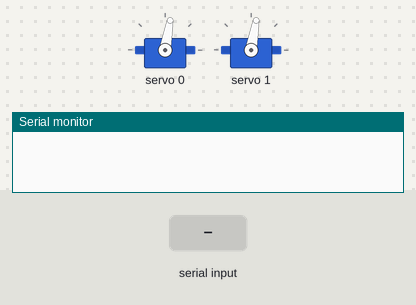
Bench run of a sketch on a simulated Arduino Uno, built with avr-gcc and run on an emulated ATmega328P. On the bench: 2 × servo, the last lines printed to the serial monitor. The test bench sets the inputs (shaded band).

Above: at 0.1 s.
At 3.2 s:
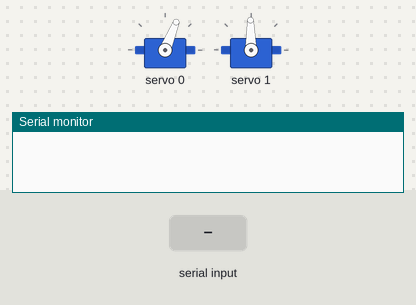
3.3 s: "1" received over the second serial link
At 12.4 s:
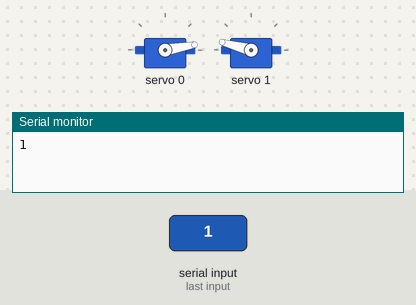
Timing chart, 0 to 13.9 s (numbered marks = the images above; inputs shaded):
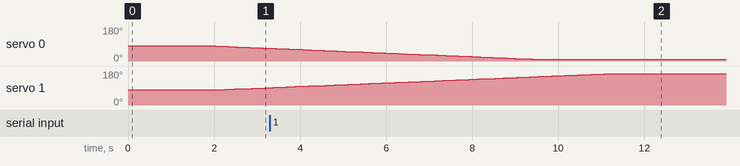

The sketch:

ant-aim.ino
```cpp
#include <Servo.h>
#include <Wire.h>
#include <Adafruit_PWMServoDriver.h>
#include "comms.h"
#include "vector.h"
#include <SoftwareSerial.h>

#define SPEED 1
#define MOVE_RATE 50 //ms
#define RECV_RATE 20 //ms
// Coordinates must be in radians for formulas to work
#define DEFAULT_COORDS {37.174242 * PI/180, -3.600380 * PI/180, 3.0}
#define DEFAULT_BASE_COORDS {37.165646 * PI/180, -3.597890 * PI/180, 3.0}

Adafruit_PWMServoDriver pwm = Adafruit_PWMServoDriver();

#define SERVOMIN  100 // This is the 'minimum' pulse length count (out of 4096)
#define SERVOMAX  460 // This is the 'maximum' pulse length count (out of 4096)
#define SERVO_FREQ 50 // Analog servos run at ~50 Hz updates

SoftwareSerial ss(2,3);

int lastAngle[] = {90, 90};

void moveServo(int servo, int angle){
  if(angle > lastAngle[servo]) lastAngle[servo]++;
  else if(angle < lastAngle[servo]) lastAngle[servo]--;
  angle = map(lastAngle[servo], 0, 180, SERVOMIN, SERVOMAX);
  pwm.setPWM(servo, 0, angle);
}

void loopSlowly(int servo, int angle) {
  while(true){
    static unsigned long nextMove = millis();
    if(nextMove <= millis()){
      moveServo(servo, angle);
      if(lastAngle[servo] == angle) {
        break;
      }
      nextMove = millis() + MOVE_RATE;
    }
  }
}

void setup() {
  Serial.begin(9600);
  ss.begin(9600);
  ss.setTimeout(500);
  pwm.begin();

  pwm.setOscillatorFrequency(27000000);
  pwm.setPWMFreq(SERVO_FREQ);
  delay(10);

  moveServo(0, 90);
  delay(10);
  moveServo(1, 90);
  delay(2000);
}

void loop() {
  // Auto-aim
  const static vec3 base = DEFAULT_BASE_COORDS;
  static vec3 dest = DEFAULT_COORDS;

  comms_recv(&dest);


  static unsigned long nextMove = millis();

  if(nextMove <= millis()) {
    float dlat = dest.x - base.x;
    float dlon = dest.y - base.y;
    float dhei = dest.z - base.z;

    static bool whichServo = false;
    static bool inverted = false;
    if(whichServo == false) {
      // We move servoX
      float yaw = atan2(dlon, dlat) * 180/PI;
      inverted = false;
      if(yaw < 0){
        yaw *= -1 /*180 + yaw*/;
        inverted = true;
      }

      //yaw = map(yaw, -180, 180, 0, 180);

      moveServo(0, yaw);
      whichServo = true;
    }
    else {
      // We move servoY

      float forward = pow(sin(dlat / 2), 2) + cos(base.x) * cos(dest.x) * pow(sin(dlon / 2), 2);
      forward = 2 * asin(sqrt(forward));

      // Radius of Earth in Kilometers
      float R = 6371;

      // Calculate the result
      forward = forward * R * 1000;
      float pitch = atan2(dhei, forward) * 180/PI;

      if(inverted){
        pitch = 180 - pitch;
      }

      moveServo(1, pitch);
      whichServo = false;
    }
    nextMove = millis() + MOVE_RATE;
  }
}
```

comms.cpp
```cpp
#include "comms.h"

static uint32_t crc32(const uint8_t data[], size_t data_length) {
	uint32_t crc32 = 0xFFFFFFFFu;

	for (size_t i = 0; i < data_length; i++) {
		const uint32_t lookupIndex = (crc32 ^ data[i]) & 0xff;
		crc32 = (crc32 >> 8) ^ crc_table[lookupIndex];  // CRCTable is an array of 256 32-bit constants
	}

	// Finalize the CRC-32 value by inverting all the bits
	crc32 ^= 0xFFFFFFFFu;
	return crc32;
}

float ReverseFloat(float value) {
    union {
    float f;
    uint32_t i;
  } f32_u8 = {.f = value};

  f32_u8.i = __builtin_bswap32(f32_u8.i);

  return f32_u8.f;
}

inline float BigEndianFloat(float value) {
#if __BYTE_ORDER__ == __ORDER_LITTLE_ENDIAN__
  return ReverseFloat(value);
#elif __BYTE_ORDER__ == __ORDER_BIG_ENDIAN__
  return value;
#else
# error Unsupported endianness
#endif
}

void rev_float(float *value) {
    union {
        float f;
        uint32_t i;
    } f32_u32 = {.f = *value};

    f32_u32.i = __builtin_bswap32(f32_u32.i);
}

extern SoftwareSerial ss;

// Reads from Serial while echoing
size_t echo(uint8_t *buffer, int length) {
  size_t result = ss.readBytes(buffer, length);
  Serial.write(buffer, result);
  return result;
}

// Returns true if there's a new packet
bool comms_recv(vec3 *pos) {
    uint8_t packet[20];
    if(ss.available()){
        if(echo(packet, 1) < 1) return false;
        if(packet[0] == 0x16) {
            const uint8_t data_size = 13;
            if(echo(packet + 1, 3) < 3) return false;
            if(packet[1] == data_size){
              if(packet[3] != 0x01 && packet[3] != 0x03) return false;

              if(echo(packet + 4, 12) < 12) return false;

              // We have to read the checksum before writing to pos
              if(echo(packet + 16, 4) < 4) return false;
              uint32_t checksum =
                      ( ((uint32_t) packet[16]) << 24) +
                      ( ((uint32_t) packet[17]) << 16) +
                      (packet[18] << 8) +
                      packet[19];

              if(crc32(packet + 3, 13) == checksum) {
                if(packet[3] == 0x01) {
                  float longitude, latitude;
                  memcpy(&longitude, &packet[4], 4);
                  memcpy(&latitude, &packet[8], 4);

                  float bige_lon = BigEndianFloat(longitude);
                  float bige_lat = BigEndianFloat(latitude);
                  bige_lon *= PI/180;
                  bige_lat *= PI/180;

                  pos->x = bige_lon;
                  pos->y = bige_lat;
                } else if(packet[3] == 0x03) {
                  float pressure;
                  memcpy(&pressure, &packet[12], 4);
                  float bige_pre = BigEndianFloat(pressure);
                  pos->z = 44330 * (1- pow(bige_pre/101325, 1/5.255));
                  //Serial.println(44330 * (1- pow(bige_pre/101325, 1/5.255)));
                }

                return true;
              }
            }
        }
    }
    return false;
}
```

comms.h
```cpp
#pragma once
#include <Arduino.h>
#include <SoftwareSerial.h>
#include "vector.h"
#include <inttypes.h>
#include <string.h>

static const uint32_t crc_table[256] = {
  0x0, 0x77073096, 0xee0e612c, 0x990951ba,
  0x76dc419, 0x706af48f, 0xe963a535, 0x9e6495a3,
  0xedb8832, 0x79dcb8a4, 0xe0d5e91e, 0x97d2d988,
  0x9b64c2b, 0x7eb17cbd, 0xe7b82d07, 0x90bf1d91,
  0x1db71064, 0x6ab020f2, 0xf3b97148, 0x84be41de,
  0x1adad47d, 0x6ddde4eb, 0xf4d4b551, 0x83d385c7,
  0x136c9856, 0x646ba8c0, 0xfd62f97a, 0x8a65c9ec,
  0x14015c4f, 0x63066cd9, 0xfa0f3d63, 0x8d080df5,
  0x3b6e20c8, 0x4c69105e, 0xd56041e4, 0xa2677172,
  0x3c03e4d1, 0x4b04d447, 0xd20d85fd, 0xa50ab56b,
  0x35b5a8fa, 0x42b2986c, 0xdbbbc9d6, 0xacbcf940,
  0x32d86ce3, 0x45df5c75, 0xdcd60dcf, 0xabd13d59,
  0x26d930ac, 0x51de003a, 0xc8d75180, 0xbfd06116,
  0x21b4f4b5, 0x56b3c423, 0xcfba9599, 0xb8bda50f,
  0x2802b89e, 0x5f058808, 0xc60cd9b2, 0xb10be924,
  0x2f6f7c87, 0x58684c11, 0xc1611dab, 0xb6662d3d,
  0x76dc4190, 0x1db7106, 0x98d220bc, 0xefd5102a,
  0x71b18589, 0x6b6b51f, 0x9fbfe4a5, 0xe8b8d433,
  0x7807c9a2, 0xf00f934, 0x9609a88e, 0xe10e9818,
  0x7f6a0dbb, 0x86d3d2d, 0x91646c97, 0xe6635c01,
  0x6b6b51f4, 0x1c6c6162, 0x856530d8, 0xf262004e,
  0x6c0695ed, 0x1b01a57b, 0x8208f4c1, 0xf50fc457,
  0x65b0d9c6, 0x12b7e950, 0x8bbeb8ea, 0xfcb9887c,
  0x62dd1ddf, 0x15da2d49, 0x8cd37cf3, 0xfbd44c65,
  0x4db26158, 0x3ab551ce, 0xa3bc0074, 0xd4bb30e2,
  0x4adfa541, 0x3dd895d7, 0xa4d1c46d, 0xd3d6f4fb,
  0x4369e96a, 0x346ed9fc, 0xad678846, 0xda60b8d0,
  0x44042d73, 0x33031de5, 0xaa0a4c5f, 0xdd0d7cc9,
  0x5005713c, 0x270241aa, 0xbe0b1010, 0xc90c2086,
  0x5768b525, 0x206f85b3, 0xb966d409, 0xce61e49f,
  0x5edef90e, 0x29d9c998, 0xb0d09822, 0xc7d7a8b4,
  0x59b33d17, 0x2eb40d81, 0xb7bd5c3b, 0xc0ba6cad,
  0xedb88320, 0x9abfb3b6, 0x3b6e20c, 0x74b1d29a,
  0xead54739, 0x9dd277af, 0x4db2615, 0x73dc1683,
  0xe3630b12, 0x94643b84, 0xd6d6a3e, 0x7a6a5aa8,
  0xe40ecf0b, 0x9309ff9d, 0xa00ae27, 0x7d079eb1,
  0xf00f9344, 0x8708a3d2, 0x1e01f268, 0x6906c2fe,
  0xf762575d, 0x806567cb, 0x196c3671, 0x6e6b06e7,
  0xfed41b76, 0x89d32be0, 0x10da7a5a, 0x67dd4acc,
  0xf9b9df6f, 0x8ebeeff9, 0x17b7be43, 0x60b08ed5,
  0xd6d6a3e8, 0xa1d1937e, 0x38d8c2c4, 0x4fdff252,
  0xd1bb67f1, 0xa6bc5767, 0x3fb506dd, 0x48b2364b,
  0xd80d2bda, 0xaf0a1b4c, 0x36034af6, 0x41047a60,
  0xdf60efc3, 0xa867df55, 0x316e8eef, 0x4669be79,
  0xcb61b38c, 0xbc66831a, 0x256fd2a0, 0x5268e236,
  0xcc0c7795, 0xbb0b4703, 0x220216b9, 0x5505262f,
  0xc5ba3bbe, 0xb2bd0b28, 0x2bb45a92, 0x5cb36a04,
  0xc2d7ffa7, 0xb5d0cf31, 0x2cd99e8b, 0x5bdeae1d,
  0x9b64c2b0, 0xec63f226, 0x756aa39c, 0x26d930a,
  0x9c0906a9, 0xeb0e363f, 0x72076785, 0x5005713,
  0x95bf4a82, 0xe2b87a14, 0x7bb12bae, 0xcb61b38,
  0x92d28e9b, 0xe5d5be0d, 0x7cdcefb7, 0xbdbdf21,
  0x86d3d2d4, 0xf1d4e242, 0x68ddb3f8, 0x1fda836e,
  0x81be16cd, 0xf6b9265b, 0x6fb077e1, 0x18b74777,
  0x88085ae6, 0xff0f6a70, 0x66063bca, 0x11010b5c,
  0x8f659eff, 0xf862ae69, 0x616bffd3, 0x166ccf45,
  0xa00ae278, 0xd70dd2ee, 0x4e048354, 0x3903b3c2,
  0xa7672661, 0xd06016f7, 0x4969474d, 0x3e6e77db,
  0xaed16a4a, 0xd9d65adc, 0x40df0b66, 0x37d83bf0,
  0xa9bcae53, 0xdebb9ec5, 0x47b2cf7f, 0x30b5ffe9,
  0xbdbdf21c, 0xcabac28a, 0x53b39330, 0x24b4a3a6,
  0xbad03605, 0xcdd70693, 0x54de5729, 0x23d967bf,
  0xb3667a2e, 0xc4614ab8, 0x5d681b02, 0x2a6f2b94,
  0xb40bbe37, 0xc30c8ea1, 0x5a05df1b, 0x2d02ef8d
};

bool comms_recv(vec3 *pos);
```

vector.h
```cpp
#pragma once

typedef struct {
    float x;
    float y;
    float z;
} vec3;
```
